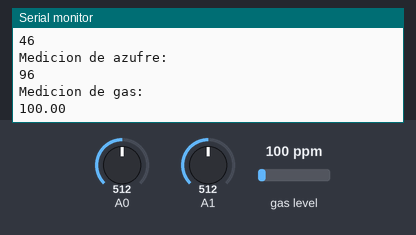
This sketch was run on a simulated Arduino Uno, built with avr-gcc and run on an emulated ATmega328P. Shown: the last lines printed to the serial monitor. The inputs (shaded band) are chosen by the test bench; at power-on: gas level 100 ppm, A0 = 512, A1 = 512.

Above: at 1.7 s.
1.8 s: gas level set to 20 ppm
At 3.1 s:
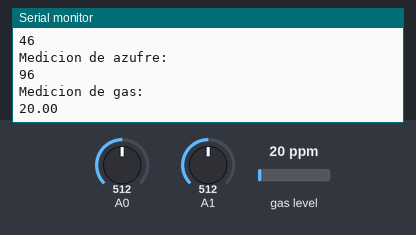
3.3 s: A0 set to 716
At 4.2 s:
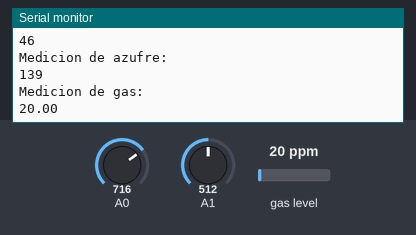
4.8 s: gas level set to 250 ppm
At 6.1 s:
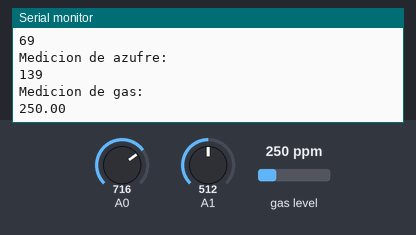
6.3 s: A0 set to 900
At 7.3 s:
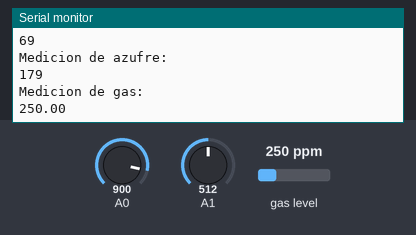
Timing chart, 0 to 8.8 s (numbered marks = the images above; inputs shaded):
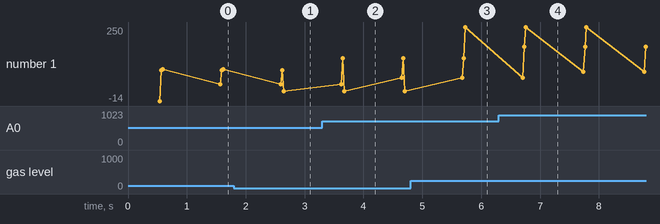

Measured:
- after the input at 1.8 s, the serial monitor: prints a new line after 0.85 s (image 1)
- after the input at 3.3 s, the serial monitor: prints a new line after 0.35 s (image 2)
- after the input at 4.8 s, the serial monitor: prints a new line after 0.93 s (image 3)
- after the input at 6.3 s, the serial monitor: prints a new line after 0.43 s (image 4)
- plotted number 1: 100 → 20 after the input at 1.8 s, 20 → 250 after the input at 4.8 s, 250 → 179 after the input at 6.3 s

The sketch:

prueba1.ino
```cpp
//Variable donde almacenaremos el valor del potenciometro
#include <MQ2.h>
int valor;
int valorSulf;
MQ2 mq2(A5);

void setup() {
  //Inicializamos la comunicación serial
  Serial.begin(9600);

  mq2.begin();

  //Escribimos por el monitor serie mensaje de inicio
  //Serial.println("Inicio de sketch - valores del potenciometro");

}

void loop() {

  calculoSulf();

  calculoAzufre();

  calculoGas();

  delay(1000);

}

void calculoSulf(){
// leemos del pin A0 valor
  valorSulf = analogRead(A1);

  //Imprimimos por el monitor serie
  int acidoSulf;

  acidoSulf = map(valor, 0, 1023, -14, 106 ); //2 - 5 Normal 5 - 20 Advertencia 20 - 100 Peligro
  Serial.println("Medicion de ácido sulfhídrico: ");
  Serial.println(acidoSulf);

}

void calculoAzufre(){
// leemos del pin A0 valor
  valor = analogRead(A0);

  //Imprimimos por el monitor serie
  int azufre;

  azufre = map(valor, 0, 1023, -14, 206 ); //0.5 - 2 Normal 2 - 99 Advertencia 99 - 200 Peligro
  Serial.println("Medicion de azufre: ");
  Serial.println(azufre);

}

void calculoGas(){
// leemos del pin A5 valor
  float gas = mq2.readLPG();

  //Imprimimos por el monitor serie
  //gas = map(valor2, 0, 1023, 65, 255 );

  Serial.println("Medicion de gas: ");
  Serial.println(gas);

}
```
